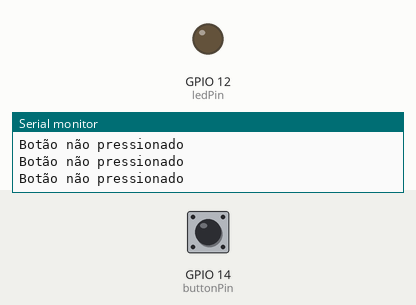
Recording of a sketch running on a simulated ESP32. Shown: output pins drawn as LEDs (lit = HIGH), the last lines printed to the serial monitor. The inputs (shaded band) are chosen by the test bench; at power-on: GPIO 14 (buttonPin) LOW.

Above: at 1.2 s.
1.3 s: GPIO 14 (buttonPin) pulled HIGH for 0.15 s
At 1.4 s:
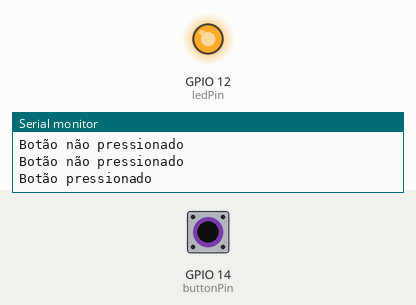
3.0 s: GPIO 14 (buttonPin) pulled HIGH for 3.2 s
At 7.0 s:
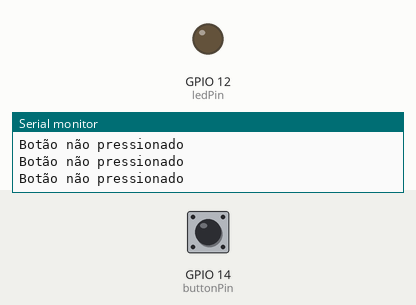
Timing chart, 0 to 8.5 s (numbered marks = the images above; inputs shaded):
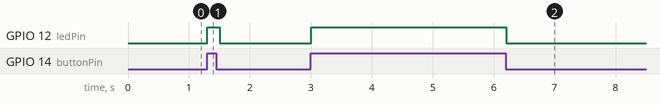

The sketch:

led_button.ino
```cpp
const int buttonPin = 14;
const int ledPin = 12;
int buttonState = 0;

void setup() {
  Serial.begin(9600);
  pinMode(ledPin, OUTPUT);
  pinMode(buttonPin, INPUT);

}

void loop() {
  buttonState = digitalRead(buttonPin);
  if (buttonState == HIGH) {
    Serial.println("Botão pressionado");
    digitalWrite(ledPin, HIGH);
  } else{
    Serial.println("Botão não pressionado");
    digitalWrite(ledPin, LOW);
  }

  delay(100);

}
```

Measured:
- after the input at 1.3 s, GPIO 12 (ledPin): LOW → HIGH at once, → LOW 0.20 s later
- after the input at 3.0 s, GPIO 12 (ledPin): LOW → HIGH at once, → LOW 3.2 s later
